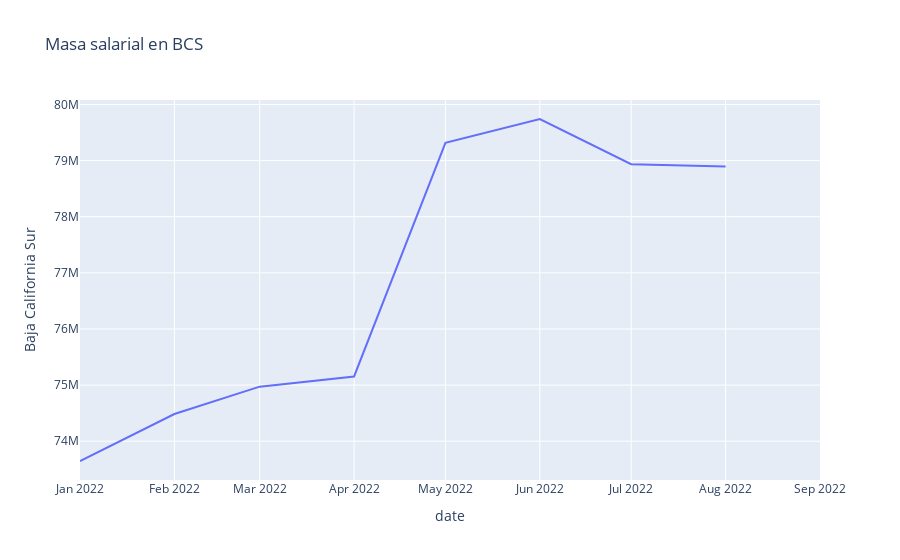

The code cell stored with this chart in its notebook:
### Code cell
fig = px.line(df, x="date", y="Baja California Sur", title='Masa salarial en BCS')
fig.show()

### Figure 1 — Plotly figure (JSON) as saved in the notebook; plotly's stock layout.template omitted (floating-point values rounded to 4 significant figures)
{"data": [{"hovertemplate": "date=%{x}<br>Baja California Sur=%{y}<extra></extra>", "legendgroup": "", "line": {"color": "#636efa", "dash": "solid"}, "marker": {"symbol": "circle"}, "mode": "lines", "name": "", "orientation": "v", "showlegend": false, "type": "scatter", "x": ["2022-01-01T00:00:00", "2022-02-01T00:00:00", "2022-03-01T00:00:00", "2022-04-01T00:00:00", "2022-05-01T00:00:00", "2022-06-01T00:00:00", "2022-07-01T00:00:00", "2022-08-01T00:00:00", "2022-09-01T00:00:00"], "xaxis": "x", "y": [73650000.0, 74480000.0, 74970000.0, 75150000.0, 79320000.0, 79740000.0, 78940000.0, 78890000.0, null], "yaxis": "y"}], "layout": {"legend": {"tracegroupgap": 0}, "title": {"text": "Masa salarial en BCS"}, "xaxis": {"anchor": "y", "domain": [0, 1], "title": {"text": "date"}}, "yaxis": {"anchor": "x", "domain": [0, 1], "title": {"text": "Baja California Sur"}}}}
